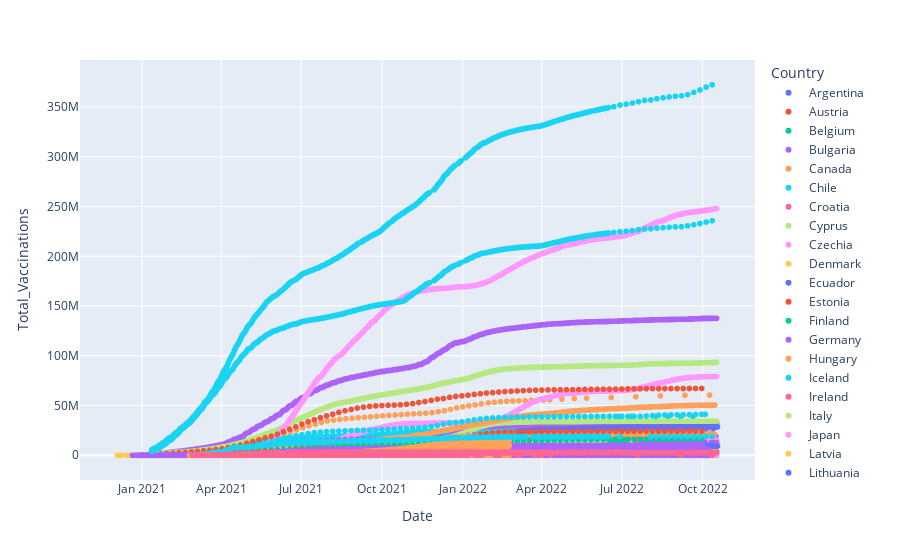

Notebook code for this chart:
### Code cell
lp = px.scatter(df, x='Date', y='Total_Vaccinations',color = 'Country')
lp.show()

### Figure 1 — Plotly figure (JSON) as saved in the notebook; plotly's stock layout.template omitted (floating-point values rounded to 4 significant figures; data arrays with more than 128 entries replaced by an {"elided": "..."} marker saying what was removed)
{"data": [{"hovertemplate": "Country=Argentina<br>Date=%{x}<br>Total_Vaccinations=%{y}<extra></extra>", "legendgroup": "Argentina", "marker": {"color": "#636efa", "symbol": "circle"}, "mode": "markers", "name": "Argentina", "showlegend": true, "type": "scattergl", "x": {"elided": "3204 str values"}, "xaxis": "x", "y": {"elided": "3204 int values"}, "yaxis": "y"}, {"hovertemplate": "Country=Austria<br>Date=%{x}<br>Total_Vaccinations=%{y}<extra></extra>", "legendgroup": "Austria", "marker": {"color": "#EF553B", "symbol": "circle"}, "mode": "markers", "name": "Austria", "showlegend": true, "type": "scattergl", "x": {"elided": "416 str values"}, "xaxis": "x", "y": {"elided": "416 int values"}, "yaxis": "y"}, {"hovertemplate": "Country=Belgium<br>Date=%{x}<br>Total_Vaccinations=%{y}<extra></extra>", "legendgroup": "Belgium", "marker": {"color": "#00cc96", "symbol": "circle"}, "mode": "markers", "name": "Belgium", "showlegend": true, "type": "scattergl", "x": {"elided": "358 str values"}, "xaxis": "x", "y": {"elided": "358 int values"}, "yaxis": "y"}, {"hovertemplate": "Country=Bulgaria<br>Date=%{x}<br>Total_Vaccinations=%{y}<extra></extra>", "legendgroup": "Bulgaria", "marker": {"color": "#ab63fa", "symbol": "circle"}, "mode": "markers", "name": "Bulgaria", "showlegend": true, "type": "scattergl", "x": {"elided": "306 str values"}, "xaxis": "x", "y": {"elided": "306 int values"}, "yaxis": "y"}, {"hovertemplate": "Country=Canada<br>Date=%{x}<br>Total_Vaccinations=%{y}<extra></extra>", "legendgroup": "Canada", "marker": {"color": "#FFA15A", "symbol": "circle"}, "mode": "markers", "name": "Canada", "showlegend": true, "type": "scattergl", "x": {"elided": "260 str values"}, "xaxis": "x", "y": {"elided": "260 int values"}, "yaxis": "y"}, {"hovertemplate": "Country=Chile<br>Date=%{x}<br>Total_Vaccinations=%{y}<extra></extra>", "legendgroup": "Chile", "marker": {"color": "#19d3f3", "symbol": "circle"}, "mode": "markers", "name": "Chile", "showlegend": true, "type": "scattergl", "x": {"elided": "1504 str values"}, "xaxis": "x", "y": {"elided": "1504 int values"}, "yaxis": "y"}, {"hovertemplate": "Country=Croatia<br>Date=%{x}<br>Total_Vaccinations=%{y}<extra></extra>", "legendgroup": "Croatia", "marker": {"color": "#FF6692", "symbol": "circle"}, "mode": "markers", "name": "Croatia", "showlegend": true, "type": "scattergl", "x": {"elided": "402 str values"}, "xaxis": "x", "y": {"elided": "402 int values"}, "yaxis": "y"}, {"hovertemplate": "Country=Cyprus<br>Date=%{x}<br>Total_Vaccinations=%{y}<extra></extra>", "legendgroup": "Cyprus", "marker": {"color": "#B6E880", "symbol": "circle"}, "mode": "markers", "name": "Cyprus", "showlegend": true, "type": "scattergl", "x": {"elided": "320 str values"}, "xaxis": "x", "y": {"elided": "320 int values"}, "yaxis": "y"}, {"hovertemplate": "Country=Czechia<br>Date=%{x}<br>Total_Vaccinations=%{y}<extra></extra>", "legendgroup": "Czechia", "marker": {"color": "#FF97FF", "symbol": "circle"}, "mode": "markers", "name": "Czechia", "showlegend": true, "type": "scattergl", "x": {"elided": "2605 str values"}, "xaxis": "x", "y": {"elided": "2605 int values"}, "yaxis": "y"}, {"hovertemplate": "Country=Denmark<br>Date=%{x}<br>Total_Vaccinations=%{y}<extra></extra>", "legendgroup": "Denmark", "marker": {"color": "#FECB52", "symbol": "circle"}, "mode": "markers", "name": "Denmark", "showlegend": true, "type": "scattergl", "x": {"elided": "351 str values"}, "xaxis": "x", "y": {"elided": "351 int values"}, "yaxis": "y"}, {"hovertemplate": "Country=Ecuador<br>Date=%{x}<br>Total_Vaccinations=%{y}<extra></extra>", "legendgroup": "Ecuador", "marker": {"color": "#636efa", "symbol": "circle"}, "mode": "markers", "name": "Ecuador", "showlegend": true, "type": "scattergl", "x": {"elided": "1179 str values"}, "xaxis": "x", "y": {"elided": "1179 int values"}, "yaxis": "y"}, {"hovertemplate": "Country=Estonia<br>Date=%{x}<br>Total_Vaccinations=%{y}<extra></extra>", "legendgroup": "Estonia", "marker": {"color": "#EF553B", "symbol": "circle"}, "mode": "markers", "name": "Estonia", "showlegend": true, "type": "scattergl", "x": {"elided": "347 str values"}, "xaxis": "x", "y": {"elided": "347 int values"}, "yaxis": "y"}, {"hovertemplate": "Country=Finland<br>Date=%{x}<br>Total_Vaccinations=%{y}<extra></extra>", "legendgroup": "Finland", "marker": {"color": "#00cc96", "symbol": "circle"}, "mode": "markers", "name": "Finland", "showlegend": true, "type": "scattergl", "x": {"elided": "247 str values"}, "xaxis": "x", "y": {"elided": "247 int values"}, "yaxis": "y"}, {"hovertemplate": "Country=Germany<br>Date=%{x}<br>Total_Vaccinations=%{y}<extra></extra>", "legendgroup": "Germany", "marker": {"color": "#ab63fa", "symbol": "circle"}, "mode": "markers", "name": "Germany", "showlegend": true, "type": "scattergl", "x": {"elided": "2753 str values"}, "xaxis": "x", "y": {"elided": "2753 int values"}, "yaxis": "y"}, {"hovertemplate": "Country=Hungary<br>Date=%{x}<br>Total_Vaccinations=%{y}<extra></extra>", "legendgroup": "Hungary", "marker": {"color": "#FFA15A", "symbol": "circle"}, "mode": "markers", "name": "Hungary", "showlegend": true, "type": "scattergl", "x": {"elided": "449 str values"}, "xaxis": "x", "y": {"elided": "449 int values"}, "yaxis": "y"}, {"hovertemplate": "Country=Iceland<br>Date=%{x}<br>Total_Vaccinations=%{y}<extra></extra>", "legendgroup": "Iceland", "marker": {"color": "#19d3f3", "symbol": "circle"}, "mode": "markers", "name": "Iceland", "showlegend": true, "type": "scattergl", "x": {"elided": "151 str values"}, "xaxis": "x", "y": {"elided": "151 int values"}, "yaxis": "y"}, {"hovertemplate": "Country=Ireland<br>Date=%{x}<br>Total_Vaccinations=%{y}<extra></extra>", "legendgroup": "Ireland", "marker": {"color": "#FF6692", "symbol": "circle"}, "mode": "markers", "name": "Ireland", "showlegend": true, "type": "scattergl", "x": {"elided": "354 str values"}, "xaxis": "x", "y": {"elided": "354 int values"}, "yaxis": "y"}, {"hovertemplate": "Country=Italy<br>Date=%{x}<br>Total_Vaccinations=%{y}<extra></extra>", "legendgroup": "Italy", "marker": {"color": "#B6E880", "symbol": "circle"}, "mode": "markers", "name": "Italy", "showlegend": true, "type": "scattergl", "x": {"elided": "2238 str values"}, "xaxis": "x", "y": {"elided": "2238 int values"}, "yaxis": "y"}, {"hovertemplate": "Country=Japan<br>Date=%{x}<br>Total_Vaccinations=%{y}<extra></extra>", "legendgroup": "Japan", "marker": {"color": "#FF97FF", "symbol": "circle"}, "mode": "markers", "name": "Japan", "showlegend": true, "type": "scattergl", "x": {"elided": "1581 str values"}, "xaxis": "x", "y": {"elided": "1581 int values"}, "yaxis": "y"}, {"hovertemplate": "Country=Latvia<br>Date=%{x}<br>Total_Vaccinations=%{y}<extra></extra>", "legendgroup": "Latvia", "marker": {"color": "#FECB52", "symbol": "circle"}, "mode": "markers", "name": "Latvia", "showlegend": true, "type": "scattergl", "x": {"elided": "2006 str values"}, "xaxis": "x", "y": {"elided": "2006 int values"}, "yaxis": "y"}, {"hovertemplate": "Country=Lithuania<br>Date=%{x}<br>Total_Vaccinations=%{y}<extra></extra>", "legendgroup": "Lithuania", "marker": {"color": "#636efa", "symbol": "circle"}, "mode": "markers", "name": "Lithuania", "showlegend": true, "type": "scattergl", "x": {"elided": "314 str values"}, "xaxis": "x", "y": {"elided": "314 int values"}, "yaxis": "y"}, {"hovertemplate": "Country=Luxembourg<br>Date=%{x}<br>Total_Vaccinations=%{y}<extra></extra>", "legendgroup": "Luxembourg", "marker": {"color": "#EF553B", "symbol": "circle"}, "mode": "markers", "name": "Luxembourg", "showlegend": true, "type": "scattergl", "x": {"elided": "343 str values"}, "xaxis": "x", "y": {"elided": "343 int values"}, "yaxis": "y"}, {"hovertemplate": "Country=Nepal<br>Date=%{x}<br>Total_Vaccinations=%{y}<extra></extra>", "legendgroup": "Nepal", "marker": {"color": "#00cc96", "symbol": "circle"}, "mode": "markers", "name": "Nepal", "showlegend": true, "type": "scattergl", "x": {"elided": "497 str values"}, "xaxis": "x", "y": {"elided": "497 int values"}, "yaxis": "y"}, {"hovertemplate": "Country=Netherlands<br>Date=%{x}<br>Total_Vaccinations=%{y}<extra></extra>", "legendgroup": "Netherlands", "marker": {"color": "#ab63fa", "symbol": "circle"}, "mode": "markers", "name": "Netherlands", "showlegend": true, "type": "scattergl", "x": {"elided": "324 str values"}, "xaxis": "x", "y": {"elided": "324 int values"}, "yaxis": "y"}, {"hovertemplate": "Country=Peru<br>Date=%{x}<br>Total_Vaccinations=%{y}<extra></extra>", "legendgroup": "Peru", "marker": {"color": "#FFA15A", "symbol": "circle"}, "mode": "markers", "name": "Peru", "showlegend": true, "type": "scattergl", "x": {"elided": "1866 str values"}, "xaxis": "x", "y": {"elided": "1866 int values"}, "yaxis": "y"}, {"hovertemplate": "Country=Poland<br>Date=%{x}<br>Total_Vaccinations=%{y}<extra></extra>", "legendgroup": "Poland", "marker": {"color": "#19d3f3", "symbol": "circle"}, "mode": "markers", "name": "Poland", "showlegend": true, "type": "scattergl", "x": {"elided": "424 str values"}, "xaxis": "x", "y": {"elided": "424 int values"}, "yaxis": "y"}, {"hovertemplate": "Country=Portugal<br>Date=%{x}<br>Total_Vaccinations=%{y}<extra></extra>", "legendgroup": "Portugal", "marker": {"color": "#FF6692", "symbol": "circle"}, "mode": "markers", "name": "Portugal", "showlegend": true, "type": "scattergl", "x": {"elided": "623 str values"}, "xaxis": "x", "y": {"elided": "623 int values"}, "yaxis": "y"}, {"hovertemplate": "Country=Romania<br>Date=%{x}<br>Total_Vaccinations=%{y}<extra></extra>", "legendgroup": "Romania", "marker": {"color": "#B6E880", "symbol": "circle"}, "mode": "markers", "name": "Romania", "showlegend": true, "type": "scattergl", "x": {"elided": "1715 str values"}, "xaxis": "x", "y": {"elided": "1715 int values"}, "yaxis": "y"}, {"hovertemplate": "Country=Slovakia<br>Date=%{x}<br>Total_Vaccinations=%{y}<extra></extra>", "legendgroup": "Slovakia", "marker": {"color": "#FF97FF", "symbol": "circle"}, "mode": "markers", "name": "Slovakia", "showlegend": true, "type": "scattergl", "x": {"elided": "383 str values"}, "xaxis": "x", "y": {"elided": "383 int values"}, "yaxis": "y"}, {"hovertemplate": "Country=Slovenia<br>Date=%{x}<br>Total_Vaccinations=%{y}<extra></extra>", "legendgroup": "Slovenia", "marker": {"color": "#FECB52", "symbol": "circle"}, "mode": "markers", "name": "Slovenia", "showlegend": true, "type": "scattergl", "x": {"elided": "330 str values"}, "xaxis": "x", "y": {"elided": "330 int values"}, "yaxis": "y"}, {"hovertemplate": "Country=South Africa<br>Date=%{x}<br>Total_Vaccinations=%{y}<extra></extra>", "legendgroup": "South Africa", "marker": {"color": "#636efa", "symbol": "circle"}, "mode": "markers", "name": "South Africa", "showlegend": true, "type": "scattergl", "x": {"elided": "410 str values"}, "xaxis": "x", "y": {"elided": "410 int values"}, "yaxis": "y"}, {"hovertemplate": "Country=Spain<br>Date=%{x}<br>Total_Vaccinations=%{y}<extra></extra>", "legendgroup": "Spain", "marker": {"color": "#EF553B", "symbol": "circle"}, "mode": "markers", "name": "Spain", "showlegend": true, "type": "scattergl", "x": {"elided": "299 str values"}, "xaxis": "x", "y": {"elided": "299 int values"}, "yaxis": "y"}, {"hovertemplate": "Country=Sweden<br>Date=%{x}<br>Total_Vaccinations=%{y}<extra></extra>", "legendgroup": "Sweden", "marker": {"color": "#00cc96", "symbol": "circle"}, "mode": "markers", "name": "Sweden", "showlegend": true, "type": "scattergl", "x": {"elided": "241 str values"}, "xaxis": "x", "y": {"elided": "241 int values"}, "yaxis": "y"}, {"hovertemplate": "Country=Switzerland<br>Date=%{x}<br>Total_Vaccinations=%{y}<extra></extra>", "legendgroup": "Switzerland", "marker": {"color": "#ab63fa", "symbol": "circle"}, "mode": "markers", "name": "Switzerland", "showlegend": true, "type": "scattergl", "x": {"elided": "1685 str values"}, "xaxis": "x", "y": {"elided": "1685 int values"}, "yaxis": "y"}, {"hovertemplate": "Country=Ukraine<br>Date=%{x}<br>Total_Vaccinations=%{y}<extra></extra>", "legendgroup": "Ukraine", "marker": {"color": "#FFA15A", "symbol": "circle"}, "mode": "markers", "name": "Ukraine", "showlegend": true, "type": "scattergl", "x": {"elided": "1491 str values"}, "xaxis": "x", "y": {"elided": "1491 int values"}, "yaxis": "y"}, {"hovertemplate": "Country=United States<br>Date=%{x}<br>Total_Vaccinations=%{y}<extra></extra>", "legendgroup": "United States", "marker": {"color": "#19d3f3", "symbol": "circle"}, "mode": "markers", "name": "United States", "showlegend": true, "type": "scattergl", "x": {"elided": "1430 str values"}, "xaxis": "x", "y": {"elided": "1430 int values"}, "yaxis": "y"}, {"hovertemplate": "Country=Uruguay<br>Date=%{x}<br>Total_Vaccinations=%{y}<extra></extra>", "legendgroup": "Uruguay", "marker": {"color": "#FF6692", "symbol": "circle"}, "mode": "markers", "name": "Uruguay", "showlegend": true, "type": "scattergl", "x": {"elided": "1186 str values"}, "xaxis": "x", "y": {"elided": "1186 int values"}, "yaxis": "y"}], "layout": {"legend": {"title": {"text": "Country"}, "tracegroupgap": 0}, "margin": {"t": 60}, "xaxis": {"anchor": "y", "domain": [0, 1], "title": {"text": "Date"}}, "yaxis": {"anchor": "x", "domain": [0, 1], "title": {"text": "Total_Vaccinations"}}}}
